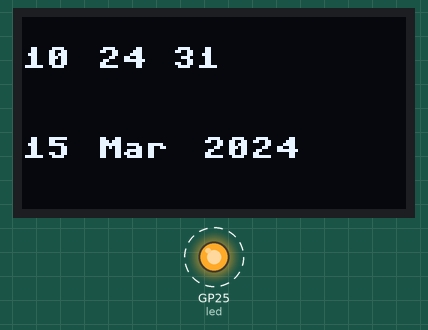
This program was run on a simulated Raspberry Pi Pico running MicroPython. Shown: 128×64 one-colour display, output pins drawn as LEDs (lit = HIGH). Dashed ring = blinking. The clock reads 2024-03-15 10:24:30 at power-on unless the program sets it; library files of the repository ran but are not shown: ssd1306.py.

Above: at 1.1 s.
At 9.1 s:
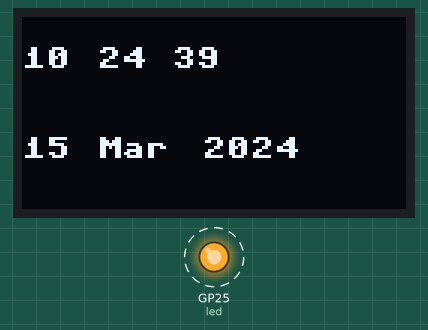
At 19.1 s:
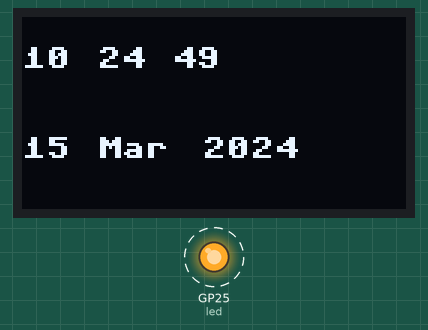
At 38.1 s:
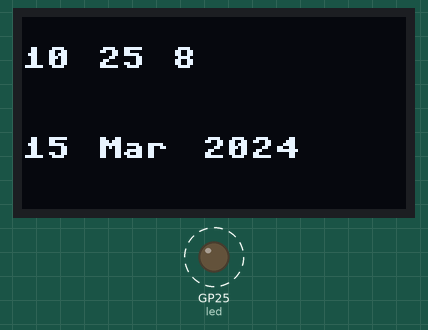
Timing chart, 0 to 40.0 s (numbered marks = the images above):
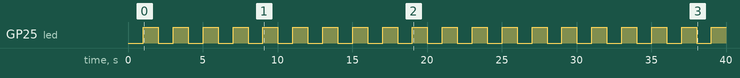

Measured:
- by itself, GP25 (led): alternates HIGH for 1.0 s and LOW for 1.0 s
- what the display in image 0 shows lasts 1.0 s, from 1.1 s to 2.1 s

The program:

clock_face_optimized.py
```python
import sys
sys.path.append('/lib')

import ds3231
import ssd1306
from machine import Pin, I2C, Timer
import mfs

# Constants
I2C_FREQ = 400000
SYNC_INTERVAL = 1000
DAYS_IN_MONTH = [31, 28, 31, 30, 31, 30, 31, 31, 30, 31, 30, 31]
MONTH_LIST = ["Jan", "Feb", "Mar", "Apr", "May", "Jun", "Jul", "Aug", "Sep", "Oct", "Nov", "Dec"]

class ClockDisplay:
    def __init__(self):
        self.i2c = I2C(0, sda=Pin(0), scl=Pin(1), freq=I2C_FREQ)
        self.led = Pin(25, Pin.OUT)
        self.rtc = ds3231.DS3231(self.i2c)
        self.oled = ssd1306.SSD1306_I2C(128, 64, self.i2c)
        self.counter = None
        self.curr = []

    def print_time(self, timer):
        self.led.toggle()
        if self.counter is None or self.counter >= SYNC_INTERVAL:
            self.counter = 0
            self.curr = list(self.rtc.get_time())
        self.counter += 1
        self.update_display()
        self.increment_time()

    def update_display(self):
        self.oled.fill(0)
        self.oled.text(str(self.curr[3]), 0, 10)
        self.oled.text(str(self.curr[4]), 25, 10)
        self.oled.text(str(self.curr[5]), 50, 10)
        self.oled.text(str(self.curr[2]), 0, 40)
        self.oled.text(MONTH_LIST[self.curr[1] - 1], 25, 40)
        self.oled.text(str(self.curr[0]), 60, 40)
        self.oled.show()

    def increment_time(self):
        self.curr[5] += 1
        if self.curr[5] >= 60:
            self.curr[5] = 0
            self.curr[4] += 1
        if self.curr[4] >= 60:
            self.curr[4] = 0
            self.curr[3] += 1
        if self.curr[3] >= 24:
            self.curr[3] = 0
            self.curr[2] += 1
        if self.curr[2] > self.days_in_month(self.curr[0], self.curr[1]):
            self.curr[2] = 1
            self.curr[1] += 1
        if self.curr[1] > 12:
            self.curr[1] = 1
            self.curr[0] += 1

    @staticmethod
    def days_in_month(year, month):
        if month == 2 and (year % 4 == 0 and (year % 100 != 0 or year % 400 == 0)):
            return 29
        return DAYS_IN_MONTH[month - 1]

clock_display = ClockDisplay()
timer1 = Timer()
timer1.init(period=1000, mode=Timer.PERIODIC, callback=clock_display.print_time)

# 14.40625kb used out of 223.2344kb
# 44kb used out of 15360kb
# 15316kb free
```

mfs.py
```python
import gc
import os

def mem_stat():
    gc.collect()  # Collect garbage and free up memory
    allocd = gc.mem_alloc() / 1024
    free = gc.mem_free() / 1024
    print(allocd, "kb used out of ", (allocd + free), "kb", sep='')
    return


def flash_stat():
    statvfs = os.statvfs('/')
    total = (statvfs[0] * statvfs[2]) // 1024
    free = (statvfs[0] * statvfs[3]) // 1024
    print(total - free, "kb used out of ", total, 'kb', sep='')
    print(free, 'kb free', sep='')
```
